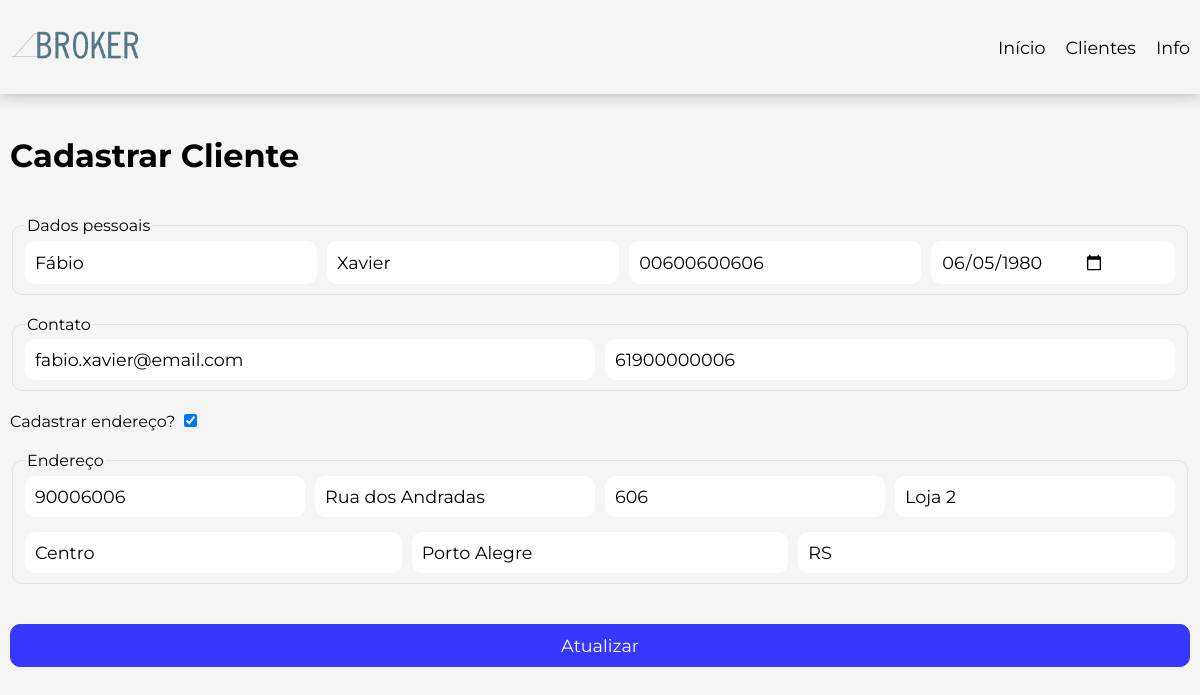
The app's page /clientes/cadastrar?id=6, older data.
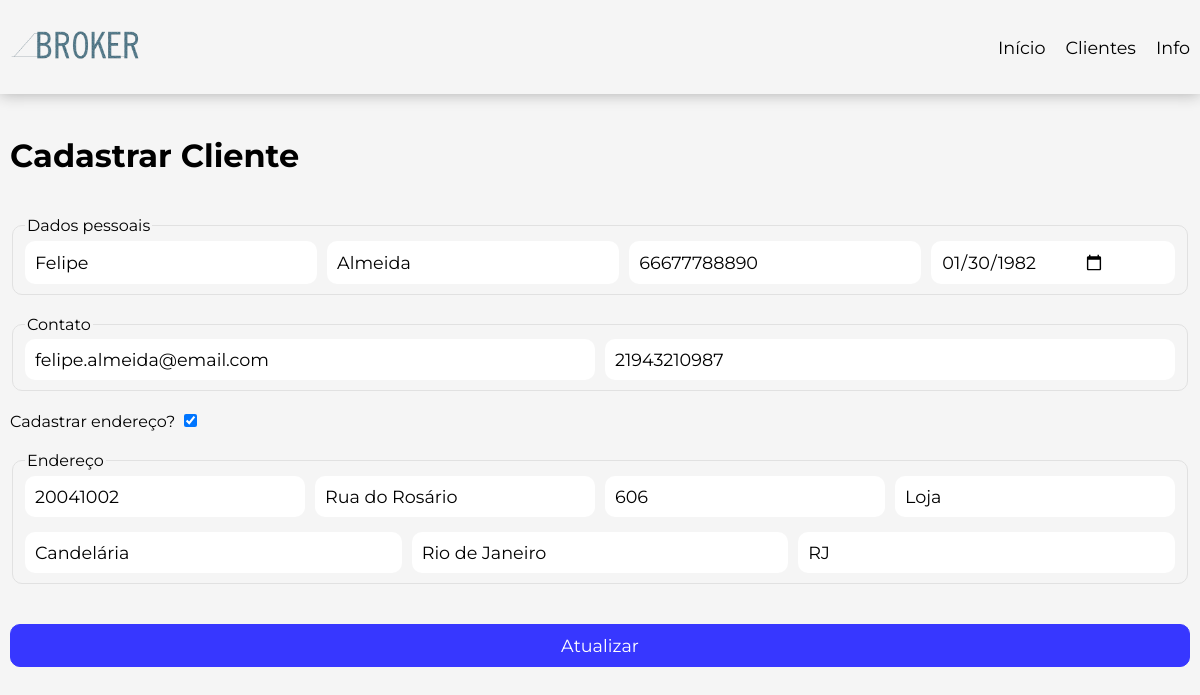
The same page, newer data.
### tables this page shows
CREATE TABLE IF NOT EXISTS addresses (
    id INT AUTO_INCREMENT NOT NULL,
    id_customer INT NOT NULL,
    street VARCHAR(100) NOT NULL,
    number INT NOT NULL,
    complement VARCHAR(10),
    neighborhood VARCHAR(100) NOT NULL,
    city VARCHAR(100) NOT NULL,
    state CHAR(2) NOT NULL,
    cep VARCHAR(8) NOT NULL,
    active BOOLEAN NOT NULL DEFAULT TRUE,
    created_at TIMESTAMP NOT NULL,
    modified_at TIMESTAMP NULL,
    deleted_at TIMESTAMP NULL,
    PRIMARY KEY(id),
    
    FOREIGN KEY(id_customer) 
    REFERENCES customers(id)
    ON DELETE CASCADE
);

CREATE TABLE IF NOT EXISTS customers (
    id INT AUTO_INCREMENT NOT NULL,
    first_name VARCHAR(40) NOT NULL,
    last_name VARCHAR(40) NOT NULL,
    cpf VARCHAR(11) UNIQUE,
    birth_date DATE,
    cellphone VARCHAR(15),
    email varchar(254),
    active BOOLEAN NOT NULL DEFAULT TRUE,
    created_at TIMESTAMP NOT NULL,
    modified_at TIMESTAMP NULL,
    deleted_at TIMESTAMP NULL,
    PRIMARY KEY(id)
);

### App/Controller/CustomerController.php (called while the page is built, shortened)
<?php
final class CustomerController {
    private readonly CustomerUsecase $usecase;
    public function __construct(CustomerUsecase $usecase) {
        $this->usecase = $usecase;
    }
    final public function detail(): void {
        if (isset($_GET['id'])) {
            $customer = $this->usecase->getById((int) $_GET['id']);
        }
        require_once VIEW . 'pages/create.php';
    }
}

### App/Usecase/CustomerUsecase.php (called while the page is built, shortened)
<?php
final class CustomerUsecase {
    private readonly CustomerRepository $customerRepo;
    public function __construct(CustomerRepository $customerRepo, AddressRepository $addressRepo) {
        $this->customerRepo = $customerRepo;
    }
    public function getById(int $id): ?CustomerDtoResponse {
        $result = $this->customerRepo->fetch($id);
        if (!empty($result)) {
            return $result;
        }
        return null;
    }
}

### App/Repository/CustomerRepository.php (called while the page is built, shortened)
<?php
class CustomerRepository {
    private readonly mysqli $db;
    public function __construct(mysqli $db) {
        $this->db = $db;
    }
    public function fetch(int $id): ?object {
        $query = "SELECT c.id, c.first_name, c.last_name, c.cpf, c.birth_date, c.cellphone, c.email, c.created_at AS c_created_at, c.modified_at AS c_modified_at, c.deleted_at AS c_deleted_at,
                a.id AS id_address, a.street, a.number, a.complement, a.neighborhood, a.city, a.state, a.cep, a.created_at AS a_created_at, a.modified_at AS a_modified_at, a.deleted_at AS a_deleted_at
                FROM customers c
                LEFT JOIN addresses a ON c.id = a.id_customer
                WHERE c.id = ? AND c.active = true;";
        $stmt = $this->db->prepare($query);
        $success = $stmt->bind_param("i", $id);
        $stmt->execute();
        $result = $stmt->get_result();
        $row = $result->fetch_assoc();
        $address = null;
        if ($row['street'] != null) {
            $address = new AddressDtoResponse($row['id_address'], $row['street'],$row['number'],
            $row['complement'],$row['neighborhood'],$row['city'], $row['cep'],
                $row['state'], null, $row['a_created_at'], $row['a_modified_at'], $row['a_deleted_at']);
        }
        $customer = new CustomerDtoResponse($row['id'], $row['first_name'], $row['last_name'], $row['cpf'], $row['birth_date'],
                $row['email'], $row['cellphone'], $address, $row['c_created_at'], $row['c_modified_at'], $row['c_deleted_at']);
        return $customer;
    }
}

### App/Dto/Response/CustomerDtoResponse.php (called while the page is built, shortened)
<?php
    final class CustomerDtoResponse {
        private ?int $id;
        private ?string $firstName;
        private ?string $lastName;
        private ?string $cpf;
        private ?string $birthDate;
        private ?string $email;
        private ?string $cellphone;
        private ?AddressDtoResponse $address;
        public function getId(): ?int {
            return $this->id;
        }
        public function getFirstName(): ?string {
            return $this->firstName;
        }
        public function getLastName(): ?string {
            return $this->lastName;
        }
        public function getCpf(): ?string {
            return $this->cpf;
        }
        public function getBirthDate(): ?string {
            return $this->birthDate;
        }
        public function getEmail(): ?string {
            return $this->email;
        }
        public function getCellphone(): ?string {
            return $this->cellphone;
        }
        public function getAddress(): ?AddressDtoResponse {
            return $this->address;
        }
        private function setId(?int $id): void {
            $this->id = $id;
        }
        public function setFirstName(?string $firstName): void {
            $this->firstName = $firstName;
        }
        public function setLastName(?string $lastName): void {
            $this->lastName = $lastName;
        }
        public function setCpf(?string $cpf): void {
            $this->cpf = $cpf;
        }
        public function setBirthDate(?string $birthDate): void {
            $this->birthDate = $birthDate;
        }
        public function setEmail(?string $email): void {
            if (!empty($email)) {
                if (filter_var($email, FILTER_VALIDATE_EMAIL)) {
                    $this->email = $email;
                    return;
                }
                throw new Exception("Email is not valid", 400);
            } else {
                $this->email = $email;
            }
        }
        public function setCellphone(?string $cellphone): void {
            $this->cellphone = $cellphone;
        }
        public function setAddress(?AddressDtoResponse $address): void {
            $this->address = $address;
        }
    }

### App/Dto/Response/AddressDtoResponse.php (called while the page is built, shortened)
<?php
final class AddressDtoResponse {
    private ?string $street;
    private ?int $number;
    private ?string $complement;
    private ?string $neighborhood;
    private ?string $city;
    private ?string $cep;
    private ?string $state;
    public function getStreet(): ?string {
        return $this->street;
    }
    public function getNumber(): ?int {
        return $this->number;
    }
    public function getComplement(): ?string {
        return $this->complement;
    }
    public function getNeighborhood(): ?string {
        return $this->neighborhood;
    }
    public function getCity(): ?string {
        return $this->city;
    }
    public function getCep(): ?string {
        return $this->cep;
    }
    public function getState(): ?string {
        return $this->state;
    }
    public function setStreet(?string $street): void {
        $this->street = $street;
    }
    public function setNumber(?int $number): void {
        $this->number = $number;
    }
    public function setComplement(?string $complement): void {
        $this->complement = $complement;
    }
    public function setNeighborhood(?string $neighborhood): void {
        $this->neighborhood = $neighborhood;
    }
    public function setCity(?string $city): void {
        $this->city = $city;
    }
    public function setCep(?string $cep): void {
        $this->cep = $cep;
    }
    public function setState(?string $state): void {
        $this->state = $state;
    }
}

### App/view/components/form.php (the view, shortened to what the changed rows need)
<div class="container">
    <h1>Cadastrar Cliente</h1>
    <form method="post" action="<?= $customer->getId() == '' ? "/clientes/cadastrar" : '/clientes/atualizar' ?>" id="form-register">
        <fieldset class="customer-data-forms">
            <legend>Dados pessoais</legend>
            <input type="text" placeholder="Nome do cliente" value="<?= $customer->getFirstName() ?? ""  ?>" name="first_name" id="first_name">
            <input type="text" placeholder="Sobrenome do cliente" value="<?= $customer->getLastName() ?? ""  ?>" name="last_name" id="last_name">
            <input type="text" placeholder="CPF do cliente" value="<?= $customer->getCpf() ?? ""  ?>" name="cpf" id="cpf">
            <input type="date" placeholder="Data de Nascimento" value="<?= $customer->getBirthDate() ?? "" ?>" name="birth_date" id="birth_date">
        </fieldset>
        <fieldset class="contact-form">
            <legend>Contato</legend>
            <input type="email" placeholder="Digite o seu melhor e-mail" value="<?= $customer->getEmail() ?? "" ?>" name="email" id="email">
            <input type="text" placeholder="Digite o seu número de celular" value="<?= $customer->getCellphone() ?? "" ?>" name="cellphone" id="cellphone">
        </fieldset>
        <label for="address">Cadastrar endereço?</label>
        <?php if ($customer->getAddress() != null): ?>
            <input type="checkbox" name="address" id="address" onchange="toogleAddressGroup()" checked>
        <?php else: ?>
            <input type="checkbox" name="address" id="address" onchange="toogleAddressGroup()">
        <?php endif ?>
        <div id="address-group" class="hide">
            <fieldset class="address-form">
                <legend>Endereço</legend>
                <?php if ($customer->getAddress() != null): ?>
                    <div class="group-form">
                        <input type="text" placeholder="Digite o CEP" oninput="fillAddressByCep(this)" value="<?= $customer->getAddress()->getCep() ?? "" ?>" name="cep" id="cep">
                        <input type="text" placeholder="Digite a rua" value="<?= $customer->getAddress()->getStreet() ?? "" ?>" name="street" id="street">
                        <input type="text" placeholder="Digite o número" value="<?= $customer->getAddress()->getNumber() ?? "" ?>" name="number" id="number">
                        <input type="text" placeholder="Digite o complemento" value="<?= $customer->getAddress()->getComplement() ?? "" ?>" name="complement" id="complement">
                    </div>
                    <div class="group-form">
                        <input type="text" placeholder="Digite o bairro" value="<?= $customer->getAddress()->getNeighborhood() ?? "" ?>" name="neighborhood" id="neighborhood">
                        <input type="text" placeholder="Digite a cidade" value="<?= $customer->getAddress()->getCity() ?? "" ?>" name="city" id="city">
                        <input type="text" placeholder="Digite o estado" value="<?= $customer->getAddress()->getState() ?? "" ?>" name="state" id="state">
                    </div>
                <?php endif ?>
            </fieldset>
        </div>
        <input type="submit" class="btn-submit" value="<?= $customer->getId() == '' ? 'Cadastrar' : 'Atualizar' ?>" style="margin-top: 20px;">
    </form>
</div>

Row changes from the older to the newer data that the page shows:
changed addresses: first_name "Fábio" → "Felipe"; last_name "Xavier" → "Almeida"; cpf "00600600606" → "66677788890"; birth_date "06/05/1980" → "01/30/1982"; email "fabio.xavier@email.com" → "felipe.almeida@email.com"; cellphone "61900000006" → "21943210987"; cep "90006006" → "20041002"; street "Rua dos Andradas" → "Rua do Rosário"; complement "Loja 2" → "Loja"; neighborhood "Centro" → "Candelária"; city "Porto Alegre" → "Rio de Janeiro"; state "RS" → "RJ"
